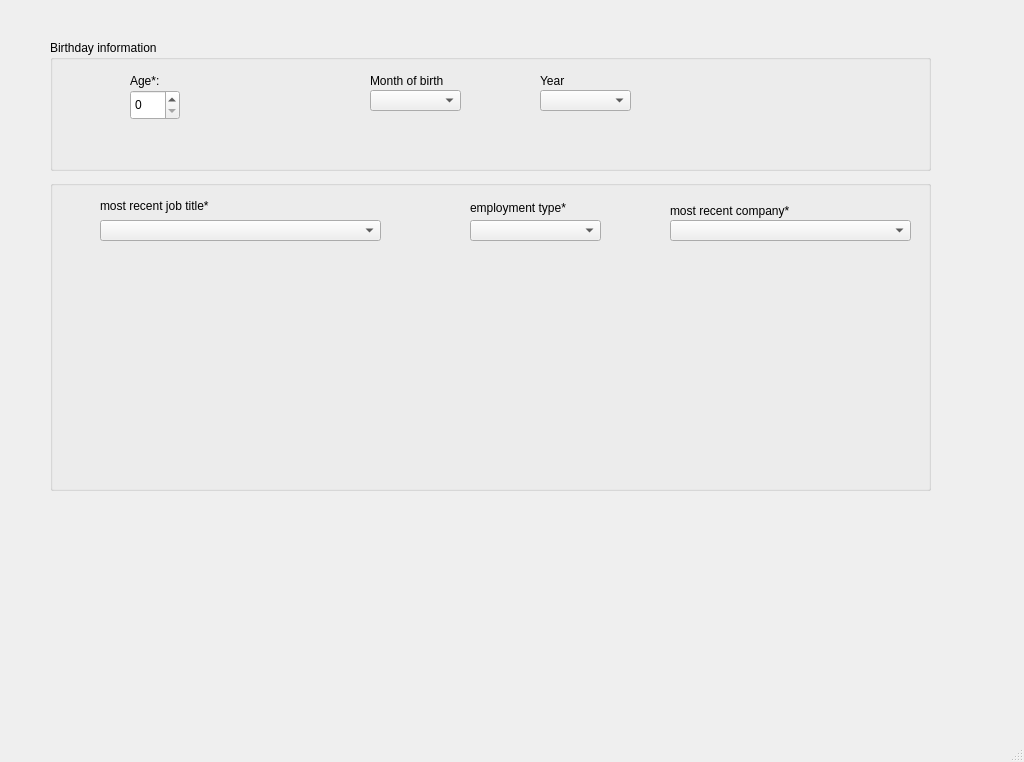
<?xml version="1.0" encoding="UTF-8"?>
<ui version="4.0">
 <class>page4</class>
 <widget class="QMainWindow" name="page4">
  <property name="geometry">
   <rect>
    <x>0</x>
    <y>0</y>
    <width>1024</width>
    <height>762</height>
   </rect>
  </property>
  <property name="windowTitle">
   <string>MainWindow</string>
  </property>
  <widget class="QWidget" name="centralwidget">
   <widget class="QGroupBox" name="groupBox">
    <property name="geometry">
     <rect>
      <x>50</x>
      <y>40</y>
      <width>881</width>
      <height>131</height>
     </rect>
    </property>
    <property name="title">
     <string>Birthday information</string>
    </property>
    <widget class="QLabel" name="label">
     <property name="geometry">
      <rect>
       <x>80</x>
       <y>30</y>
       <width>61</width>
       <height>21</height>
      </rect>
     </property>
     <property name="text">
      <string>Age*:</string>
     </property>
    </widget>
    <widget class="QSpinBox" name="spinBox">
     <property name="geometry">
      <rect>
       <x>80</x>
       <y>50</y>
       <width>50</width>
       <height>30</height>
      </rect>
     </property>
    </widget>
    <widget class="QLabel" name="label_2">
     <property name="geometry">
      <rect>
       <x>320</x>
       <y>30</y>
       <width>91</width>
       <height>21</height>
      </rect>
     </property>
     <property name="text">
      <string>Month of birth</string>
     </property>
    </widget>
    <widget class="QComboBox" name="comboBox">
     <property name="geometry">
      <rect>
       <x>320</x>
       <y>50</y>
       <width>91</width>
       <height>21</height>
      </rect>
     </property>
    </widget>
    <widget class="QLabel" name="label_3">
     <property name="geometry">
      <rect>
       <x>490</x>
       <y>30</y>
       <width>41</width>
       <height>21</height>
      </rect>
     </property>
     <property name="text">
      <string>Year</string>
     </property>
    </widget>
    <widget class="QComboBox" name="comboBox_2">
     <property name="geometry">
      <rect>
       <x>490</x>
       <y>50</y>
       <width>91</width>
       <height>21</height>
      </rect>
     </property>
    </widget>
   </widget>
   <widget class="QGroupBox" name="groupBox_2">
    <property name="geometry">
     <rect>
      <x>50</x>
      <y>180</y>
      <width>881</width>
      <height>311</height>
     </rect>
    </property>
    <property name="title">
     <string/>
    </property>
    <widget class="QLabel" name="label_4">
     <property name="geometry">
      <rect>
       <x>50</x>
       <y>10</y>
       <width>131</width>
       <height>31</height>
      </rect>
     </property>
     <property name="text">
      <string>most recent job title*</string>
     </property>
    </widget>
    <widget class="QComboBox" name="comboBox_3">
     <property name="geometry">
      <rect>
       <x>50</x>
       <y>40</y>
       <width>281</width>
       <height>21</height>
      </rect>
     </property>
    </widget>
    <widget class="QLabel" name="label_5">
     <property name="geometry">
      <rect>
       <x>420</x>
       <y>20</y>
       <width>121</width>
       <height>16</height>
      </rect>
     </property>
     <property name="text">
      <string>employment type*</string>
     </property>
    </widget>
    <widget class="QComboBox" name="comboBox_4">
     <property name="geometry">
      <rect>
       <x>420</x>
       <y>40</y>
       <width>131</width>
       <height>21</height>
      </rect>
     </property>
    </widget>
    <widget class="QLabel" name="label_6">
     <property name="geometry">
      <rect>
       <x>620</x>
       <y>20</y>
       <width>141</width>
       <height>21</height>
      </rect>
     </property>
     <property name="text">
      <string>most recent company*</string>
     </property>
    </widget>
    <widget class="QComboBox" name="comboBox_5">
     <property name="geometry">
      <rect>
       <x>620</x>
       <y>40</y>
       <width>241</width>
       <height>21</height>
      </rect>
     </property>
    </widget>
   </widget>
  </widget>
  <widget class="QMenuBar" name="menubar">
   <property name="geometry">
    <rect>
     <x>0</x>
     <y>0</y>
     <width>1024</width>
     <height>26</height>
    </rect>
   </property>
  </widget>
  <widget class="QStatusBar" name="statusbar"/>
 </widget>
 <resources/>
 <connections/>
</ui>
